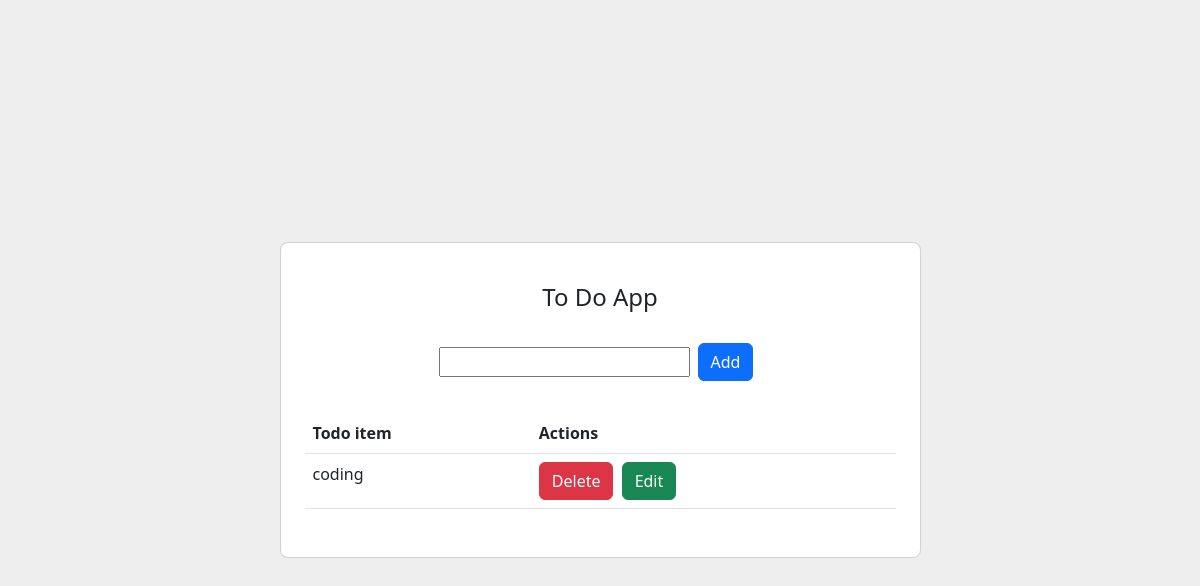
Before: / with the older database file.
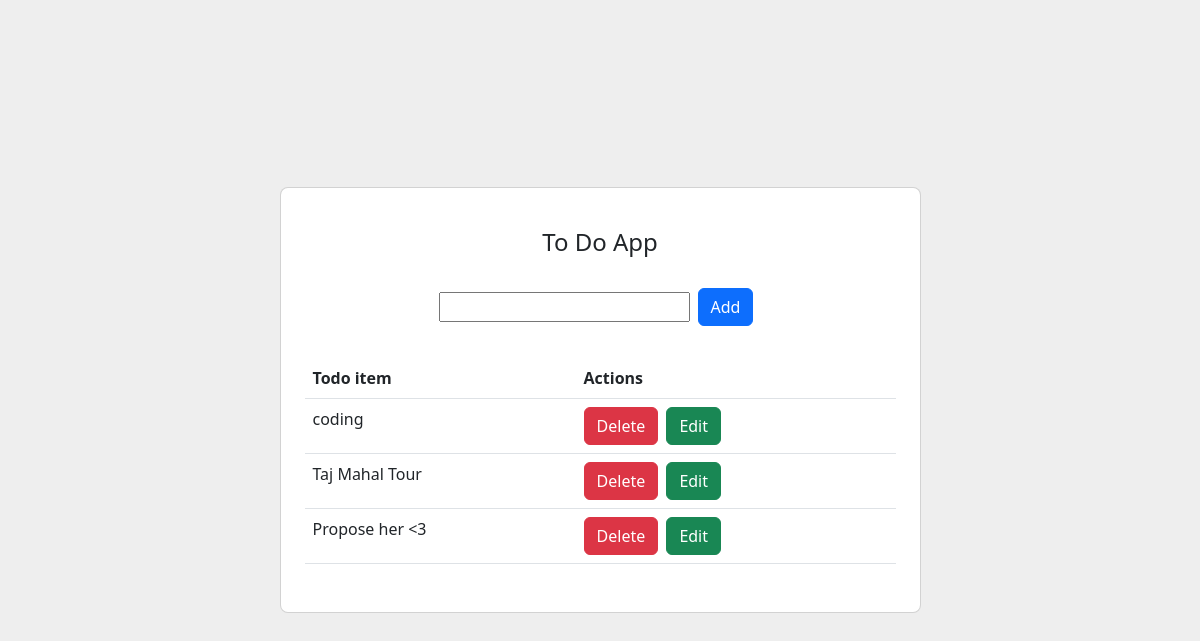
After: the same page with the newer database file.
### base/models.py (models this page shows)
class Tasks(models.Model):
    title = models.CharField(max_length=200)
    completed = models.BooleanField(default=False)
    created = models.DateTimeField(auto_now_add=True)
    def __str__(self):
        return self.title

### base/views.py (the view)
# urls.py: path('', views.homePage, name='home'),
def homePage(request):
    tasks = Tasks.objects.all()
    form = TasksForm()
    if request.method == 'POST':
        form = TasksForm(request.POST)
        if form.is_valid():
            form.save()
        return redirect('home')
    context = {'tasks': tasks, 'form': form}
    return render(request, 'index.html', context)

### base/forms.py
class TasksForm(forms.ModelForm):
    class Meta:
        model = Tasks
        fields = '__all__'

### templates/index.html (shortened to what this page needs)
<!DOCTYPE html>
<html lang="en">
<head>
    <link href="https://cdn.jsdelivr.net/npm/bootstrap@5.3.0-alpha3/dist/css/bootstrap.min.css" rel="stylesheet"
>
</head>
<body>
    <section class="vh-100" style="background-color: #eee;">
        <div class="container py-5 h-100">
            <div class="row d-flex justify-content-center align-items-center h-100">
                <div class="col col-lg-9 col-xl-7">
                    <div class="card rounded-3">
                        <div class="card-body p-4">
                            <h4 class="text-center my-3 pb-3">To Do App</h4>
                            <form method="POST" action="" class="row row-cols-lg-auto g-3 justify-content-center align-items-center mb-4 pb-2">
                                {{form.title}}
                                <div class="col-12">
                                    <button type="submit" class="btn btn-primary">Add</button>
                                </div>
                            </form>
                            <table class="table mb-4">
                                <thead>
                                    <tr>
                                        <th scope="col">Todo item</th>
                                        <th scope="col">Actions</th>
                                    </tr>
                                </thead>
                                <tbody>
                                    {% for task in tasks %}
                                    <tr>
                                        {% if task.completed == True %}
                                        <td><strike>{{task}}</strike></td>
                                        {% else %}
                                        <td>{{task}}</td>
                                        {% endif %}
                                        <td>
                                            <a href="{% url 'delete' task.id %}" class="btn btn-danger">Delete</a>
                                            <a href="{% url 'edit' task.id %}" class="btn btn-success ms-1">Edit</a>
                                        </td>
                                    </tr>
                                    {% endfor %}
                                </tbody>
                            </table>
                        </div>
                    </div>
                </div>
            </div>
        </div>
    </section>
</body>
</html>

Changed rows visible on the page:
added Tasks: title "Taj Mahal Tour"
added Tasks: title "Propose her <3"
